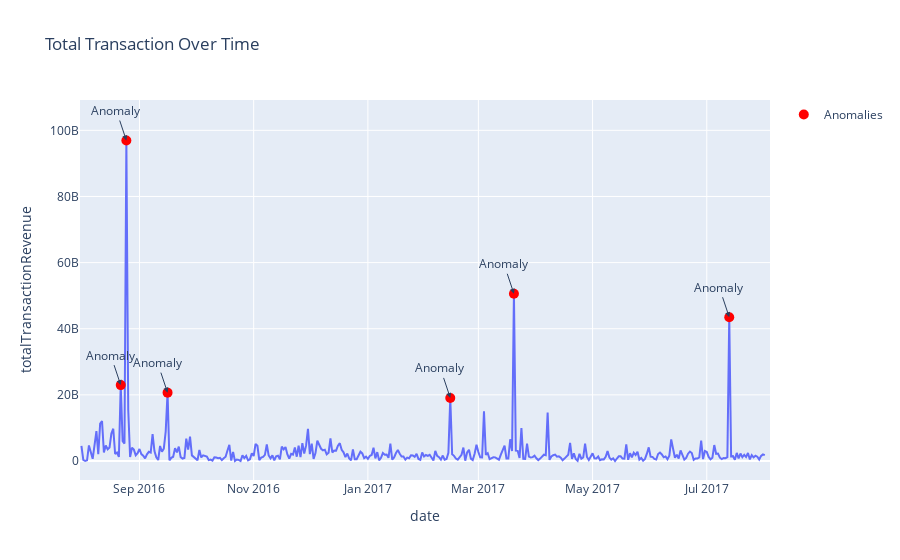

Notebook code cell kept with this figure:
### Code cell
mean_volume = revenue_df['totalTransactionRevenue'].mean()
std_volume = revenue_df['totalTransactionRevenue'].std()
z_threshold = 2

revenue_df['Z_Score'] = (revenue_df['totalTransactionRevenue'] - mean_volume) / std_volume
revenue_df['Anomaly'] = revenue_df['Z_Score'].apply(lambda x: x > z_threshold)

# Filter anomalies
anomalies = revenue_df[revenue_df['Anomaly']]

# Plotting the line chart with anomalies labeled
fig = px.line(revenue_df, x='date', y='totalTransactionRevenue', title='Total Transaction Over Time')

# Plot the line chart
fig.add_scatter(x=anomalies['date'], y=anomalies['totalTransactionRevenue'], mode='markers', 
                marker=dict(size=10, color='red'), name='Anomalies')

# Label the anomalies
for i, row in anomalies.iterrows():
    fig.add_annotation(x=row['date'], y=row['totalTransactionRevenue'], text='Anomaly', showarrow=True, arrowhead=2)

fig.show()

### Figure 1 — Plotly figure (JSON) as saved in the notebook; plotly's stock layout.template omitted (floating-point values rounded to 4 significant figures; data arrays with more than 128 entries replaced by an {"elided": "..."} marker saying what was removed)
{"data": [{"hovertemplate": "date=%{x}<br>totalTransactionRevenue=%{y}<extra></extra>", "legendgroup": "", "line": {"color": "#636efa", "dash": "solid"}, "marker": {"symbol": "circle"}, "mode": "lines", "name": "", "orientation": "v", "showlegend": false, "type": "scatter", "x": {"elided": "366 str values"}, "xaxis": "x", "y": {"elided": "366 int values"}, "yaxis": "y"}, {"marker": {"color": "red", "size": 10}, "mode": "markers", "name": "Anomalies", "type": "scatter", "x": ["2016-08-22T00:00:00", "2016-08-25T00:00:00", "2016-09-16T00:00:00", "2017-02-14T00:00:00", "2017-03-20T00:00:00", "2017-07-13T00:00:00"], "y": [22947010000, 96927870000, 20676810000, 19077360000, 50573380000, 43480860000]}], "layout": {"annotations": [{"arrowhead": 2, "showarrow": true, "text": "Anomaly", "x": "2016-08-22T00:00:00", "y": 22947010000}, {"arrowhead": 2, "showarrow": true, "text": "Anomaly", "x": "2016-08-25T00:00:00", "y": 96927870000}, {"arrowhead": 2, "showarrow": true, "text": "Anomaly", "x": "2016-09-16T00:00:00", "y": 20676810000}, {"arrowhead": 2, "showarrow": true, "text": "Anomaly", "x": "2017-02-14T00:00:00", "y": 19077360000}, {"arrowhead": 2, "showarrow": true, "text": "Anomaly", "x": "2017-03-20T00:00:00", "y": 50573380000}, {"arrowhead": 2, "showarrow": true, "text": "Anomaly", "x": "2017-07-13T00:00:00", "y": 43480860000}], "legend": {"tracegroupgap": 0}, "title": {"text": "Total Transaction Over Time"}, "xaxis": {"anchor": "y", "domain": [0, 1], "title": {"text": "date"}}, "yaxis": {"anchor": "x", "domain": [0, 1], "title": {"text": "totalTransactionRevenue"}}}}
